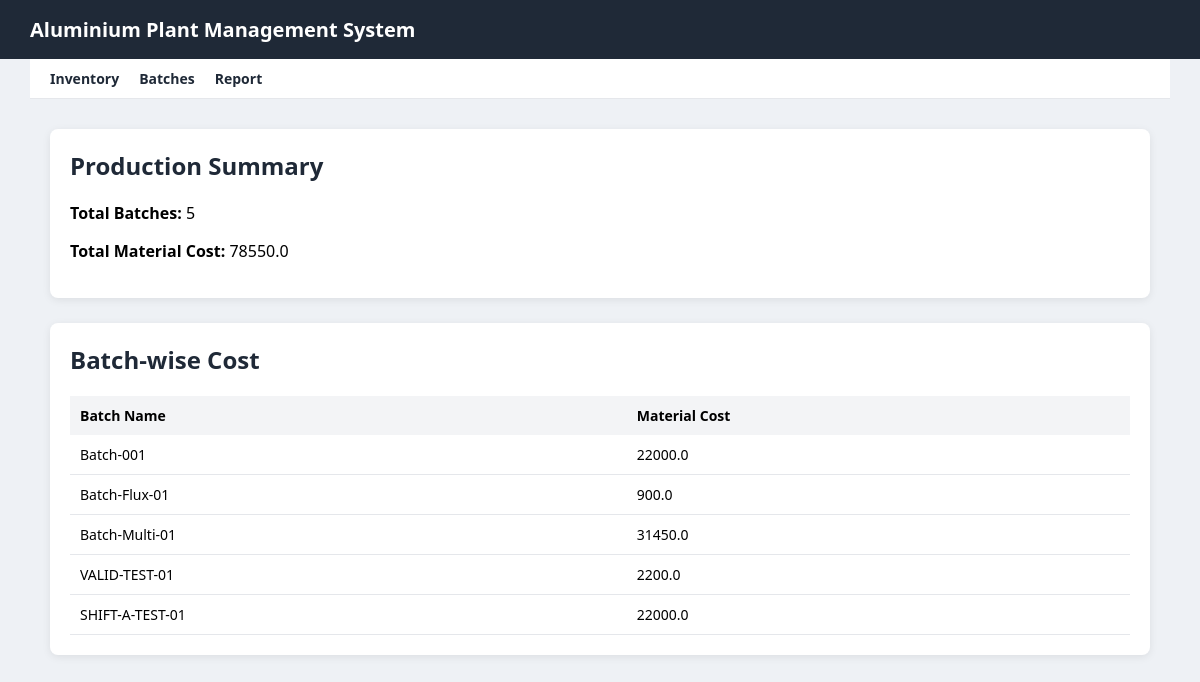
The page /report on the database as committed earlier.
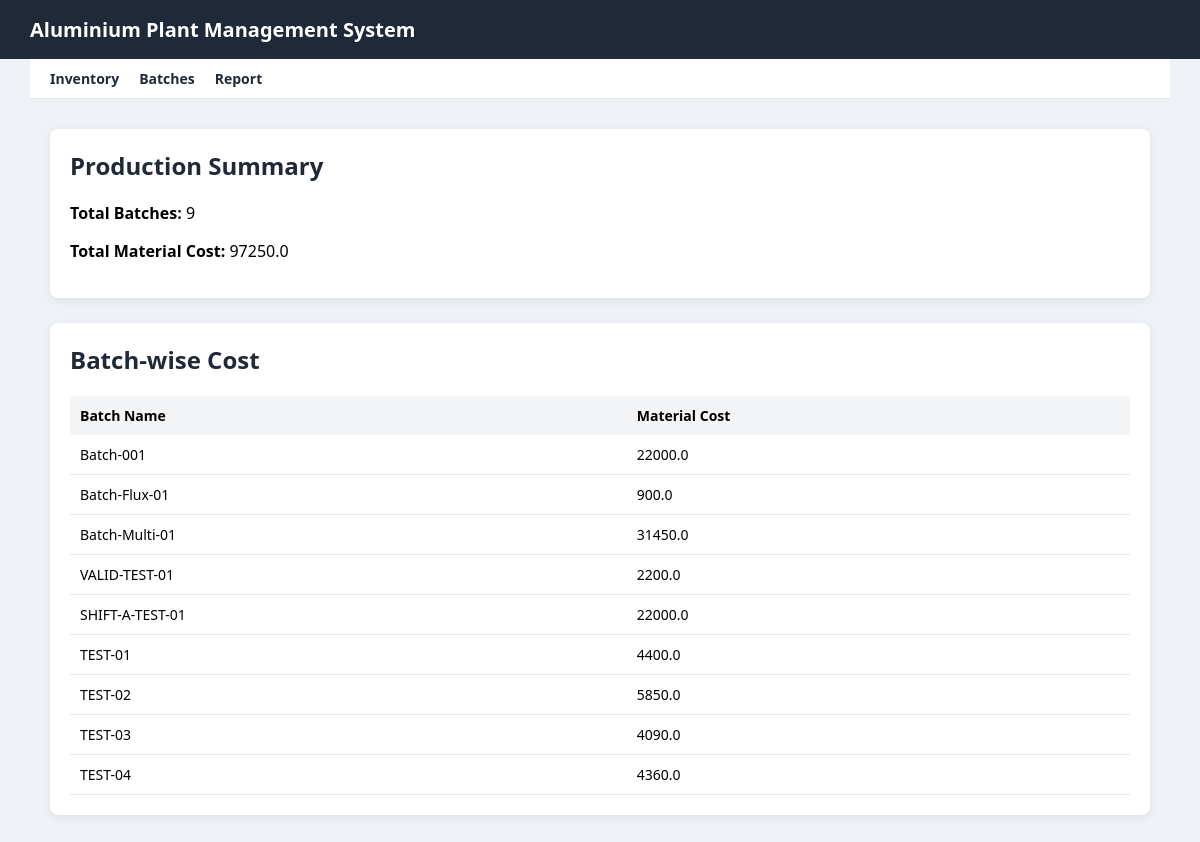
The same page on the database as committed later.
### tables this page shows
CREATE TABLE batches (
    id INTEGER PRIMARY KEY AUTOINCREMENT,
    batch_name TEXT,
    material_cost REAL
, status TEXT DEFAULT 'completed', batch_date TEXT, shift TEXT, created_at TEXT, plant_id INTEGER, batch_code TEXT);

### app.py (the view)
@app.route('/report')
def report():
    conn = get_db_connection()
    batches = conn.execute(
        "SELECT * FROM batches WHERE status = 'completed'"
    ).fetchall()
    total_batches = len(batches)
    total_cost = conn.execute(
        "SELECT SUM(material_cost) FROM batches WHERE status = 'completed'"
    ).fetchone()[0] or 0
    conn.close()
    return render_template(
        'report.html',
        batches=batches,
        total_batches=total_batches,
        total_cost=total_cost
    )

### templates/report.html (shortened to what this page needs)
<!DOCTYPE html>
<html>
<head>
    <link rel="stylesheet" href="{{ url_for('static', filename='style.css') }}">
</head>
<body>
<div class="header">Aluminium Plant Management System</div>
<div class="nav">
    <a href="/inventory">Inventory</a>
    <a href="/batch">Batches</a>
    <a href="/report">Report</a>
</div>
<div class="container">
    <div class="card">
        <h2>Production Summary</h2>
        <p><strong>Total Batches:</strong> {{ total_batches }}</p>
        <p><strong>Total Material Cost:</strong> {{ total_cost }}</p>
    </div>
    <div class="card">
        <h2>Batch-wise Cost</h2>
        <table>
            <tr>
                <th>Batch Name</th>
                <th>Material Cost</th>
            </tr>
            {% for batch in batches %}
            <tr>
                <td>{{ batch.batch_name }}</td>
                <td>{{ batch.material_cost }}</td>
            </tr>
            {% endfor %}
        </table>
    </div>
</div>
</body>
</html>

Rows that differ between the two databases and show on the page:
added batches: batch_name "TEST-01", material_cost "4400.0"
added batches: batch_name "TEST-02", material_cost "5850.0"
added batches: batch_name "TEST-03", material_cost "4090.0"
added batches: batch_name "TEST-04", material_cost "4360.0"
Other text that changed with them:
{{ total_batches }}: "5" → "9"
{{ total_cost }}: "78550.0" → "97250.0"
